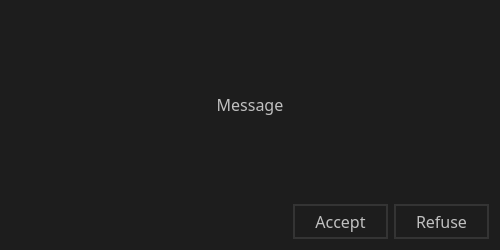
<?xml version="1.0" encoding="UTF-8"?>
<ui version="4.0">
 <class>PopupBinary</class>
 <widget class="QMainWindow" name="PopupBinary">
  <property name="geometry">
   <rect>
    <x>0</x>
    <y>0</y>
    <width>500</width>
    <height>250</height>
   </rect>
  </property>
  <property name="sizePolicy">
   <sizepolicy hsizetype="Fixed" vsizetype="Fixed">
    <horstretch>0</horstretch>
    <verstretch>0</verstretch>
   </sizepolicy>
  </property>
  <property name="minimumSize">
   <size>
    <width>500</width>
    <height>250</height>
   </size>
  </property>
  <property name="maximumSize">
   <size>
    <width>500</width>
    <height>250</height>
   </size>
  </property>
  <property name="windowTitle">
   <string>AuthMenu</string>
  </property>
  <property name="styleSheet">
   <string notr="true">background: rgb(29, 29, 29)</string>
  </property>
  <widget class="QWidget" name="centralWidget">
   <layout class="QGridLayout" name="gridLayout">
    <item row="0" column="1">
     <spacer name="verticalSpacer">
      <property name="orientation">
       <enum>Qt::Vertical</enum>
      </property>
      <property name="sizeHint" stdset="0">
       <size>
        <width>20</width>
        <height>72</height>
       </size>
      </property>
     </spacer>
    </item>
    <item row="1" column="0" colspan="3">
     <widget class="QLabel" name="MessageLabel">
      <property name="minimumSize">
       <size>
        <width>400</width>
        <height>31</height>
       </size>
      </property>
      <property name="font">
       <font>
        <family>Gadugi</family>
        <pointsize>12</pointsize>
       </font>
      </property>
      <property name="styleSheet">
       <string notr="true">color: silver;</string>
      </property>
      <property name="text">
       <string>Message</string>
      </property>
      <property name="alignment">
       <set>Qt::AlignCenter</set>
      </property>
     </widget>
    </item>
    <item row="2" column="2">
     <spacer name="verticalSpacer_2">
      <property name="orientation">
       <enum>Qt::Vertical</enum>
      </property>
      <property name="sizeHint" stdset="0">
       <size>
        <width>20</width>
        <height>72</height>
       </size>
      </property>
     </spacer>
    </item>
    <item row="3" column="0">
     <spacer name="horizontalSpacer">
      <property name="orientation">
       <enum>Qt::Horizontal</enum>
      </property>
      <property name="sizeHint" stdset="0">
       <size>
        <width>246</width>
        <height>20</height>
       </size>
      </property>
     </spacer>
    </item>
    <item row="3" column="2">
     <layout class="QHBoxLayout" name="horizontalLayout">
      <item>
       <widget class="QPushButton" name="AcceptButton">
        <property name="minimumSize">
         <size>
          <width>95</width>
          <height>31</height>
         </size>
        </property>
        <property name="font">
         <font>
          <family>Gadugi</family>
          <pointsize>12</pointsize>
         </font>
        </property>
        <property name="cursor">
         <cursorShape>PointingHandCursor</cursorShape>
        </property>
        <property name="styleSheet">
         <string notr="true">QPushButton{
color: silver;
border-width: 2px;
border-style: solid;
border-color: rgb(52, 52, 52);
padding: 4px;
}

QPushButton:pressed{
padding: 2px;
}

</string>
        </property>
        <property name="text">
         <string>Accept</string>
        </property>
       </widget>
      </item>
      <item>
       <widget class="QPushButton" name="RefuseButton">
        <property name="minimumSize">
         <size>
          <width>95</width>
          <height>31</height>
         </size>
        </property>
        <property name="font">
         <font>
          <family>Gadugi</family>
          <pointsize>12</pointsize>
         </font>
        </property>
        <property name="cursor">
         <cursorShape>PointingHandCursor</cursorShape>
        </property>
        <property name="styleSheet">
         <string notr="true">QPushButton{
color: silver;
border-width: 2px;
border-style: solid;
border-color: rgb(52, 52, 52);
padding: 4px;
}

QPushButton:pressed{
padding: 2px;
}

</string>
        </property>
        <property name="text">
         <string>Refuse</string>
        </property>
       </widget>
      </item>
     </layout>
    </item>
   </layout>
  </widget>
 </widget>
 <layoutdefault spacing="6" margin="11"/>
 <resources/>
 <connections/>
</ui>
